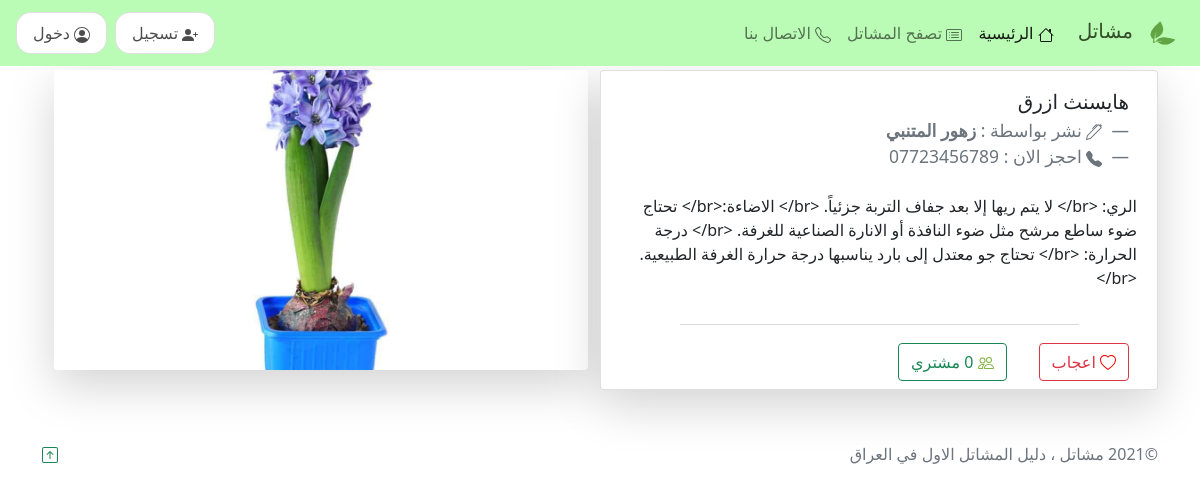
Page /element?plants_id=1 on the committed database.
### tables this page shows
CREATE TABLE "plants" (
	"id"	INTEGER NOT NULL UNIQUE,
	"nursery_id"	INTEGER,
	"name"	TEXT NOT NULL,
	"des"	TEXT,
	"img_path1"	TEXT,
	"img_path2"	TEXT,
	"img_path3"	TEXT,
	"price"	TEXT NOT NULL,
	PRIMARY KEY("id"),
	FOREIGN KEY("nursery_id") REFERENCES "nursery"("id")
);

CREATE TABLE "nursery" (
	"id"	INTEGER NOT NULL UNIQUE,
	"name"	TEXT NOT NULL UNIQUE,
	"des"	TEXT,
	"img_path1"	TEXT,
	"img_path2"	TEXT,
	"img_path3"	TEXT,
	"phone"	TEXT NOT NULL,
	"path"	TEXT,
	PRIMARY KEY("id")
);

### app.py (the view)
@app.route("/element",methods = ['GET'])
def element():
   plants_id = request.args.get("plants_id")
   plants = db.execute('select * from plants where id=?',plants_id )
   nursery = db.execute('select * from nursery where id=?',plants[0]['nursery_id'])
   return render_template('element.html',plants = plants[0],nursery = nursery[0])

### templates/element.html (shortened to what this page needs)
{% include 'header.html'%}
<section class="py-1 text-center container">
    <div class="row ">
      <div class="row gutter-0 col-lg-12 col-md-12 col-sm-12 mx-auto">
            <div class="col-lg-6 col-md-6 col-sm-12 card  shadow-lg" >
                <div class="col-lg-12 col-md-12 col-sm-12 p-2 m-2">
                    <blockquote class="blockquote mb-0 " style="text-align: right;">
                        <p>{{plants.name}}</p>
                        <footer class="blockquote-footer text-muted">
                              نشر بواسطة :
                              <b>
                                  {{nursery.name}}
                                </b>
                        </footer>
                        <footer class="blockquote-footer text-muted">
                                    احجز الان :
                              {{nursery.phone}}
                        </footer>
                      </blockquote>
                </div>
              <div class="col p-2 text-start">
                <p>
                    {{plants.des}}
                </p>
             </div>
             <div style="width: 75%;margin: 10px auto;" class="dropdown-divider"></div>
                <div class="col-lg-12 col-md-12 col-sm-12 p-0 m-0">
                    <ul class="list-group list-group-horizontal text-dark">
                        <li class="list-group-item" style="border: 0;">
                            <form action="element.html" method="POST">
                                <button type="submit" class="btn btn-outline-danger">
                                    {{like}} اعجاب
                                </button>
                            </form>
                        </li>
                        <li class="list-group-item" style="border: 0;">
                            <button class="btn btn-outline-success">
                            0 مشتري
                            </button>
                        </li>
                    </ul>
                </div>
    </div>
    <div class=" col-lg-6 col-md-6 col-sm-12 ">
        <div class="rounded shadow-lg"  style="width: 100%;height: 300px;background: url({{url_for('static',filename=plants.img_path1)}});background-size:cover;background-position:center">
</div>
</div>
            </div>
          </div>
</section>
{% include 'footer.html'%}

### static/css/header.css (style rules this page uses)
:root { --var-default-color : #429a46; }

### rows in the picture
plants: name "هايسنث ازرق", des "الري: <br/> لا يتم ريها إلا بعد جفاف التربة جزئياً. <br/> الاضاءة:<br/> تحتاج ضوء ساطع مرشح مثل ضوء النافذة أو الانارة الصناعية للغرفة. <br/> درجة الحرارة: <br/> تحتاج جو معتدل إلى بارد يناسبها درجة حرارة الغرفة الطبيعية.<br/>", img_path1 (picture)
nursery: name "زهور المتنبي", phone "07723456789"
